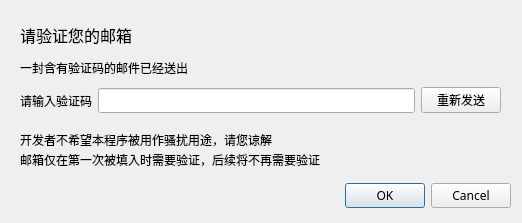
<?xml version="1.0" encoding="UTF-8"?>
<ui version="4.0">
 <class>Dialog</class>
 <widget class="QDialog" name="Dialog">
  <property name="geometry">
   <rect>
    <x>0</x>
    <y>0</y>
    <width>522</width>
    <height>223</height>
   </rect>
  </property>
  <property name="font">
   <font>
    <family>微软雅黑</family>
   </font>
  </property>
  <property name="windowTitle">
   <string>Dialog</string>
  </property>
  <widget class="QDialogButtonBox" name="buttonBox">
   <property name="geometry">
    <rect>
     <x>170</x>
     <y>180</y>
     <width>341</width>
     <height>32</height>
    </rect>
   </property>
   <property name="orientation">
    <enum>Qt::Horizontal</enum>
   </property>
   <property name="standardButtons">
    <set>QDialogButtonBox::Cancel|QDialogButtonBox::Ok</set>
   </property>
  </widget>
  <widget class="QLabel" name="label">
   <property name="geometry">
    <rect>
     <x>20</x>
     <y>20</y>
     <width>301</width>
     <height>61</height>
    </rect>
   </property>
   <property name="text">
    <string>&lt;html&gt;&lt;head/&gt;&lt;body&gt;&lt;p&gt;&lt;span style=&quot; font-size:12pt;&quot;&gt;请验证您的邮箱&lt;/span&gt;&lt;/p&gt;&lt;p&gt;一封含有验证码的邮件已经送出&lt;/p&gt;&lt;/body&gt;&lt;/html&gt;</string>
   </property>
  </widget>
  <widget class="QWidget" name="horizontalLayoutWidget">
   <property name="geometry">
    <rect>
     <x>20</x>
     <y>80</y>
     <width>481</width>
     <height>41</height>
    </rect>
   </property>
   <layout class="QHBoxLayout" name="horizontalLayout">
    <item>
     <widget class="QLabel" name="label_2">
      <property name="text">
       <string>请输入验证码</string>
      </property>
     </widget>
    </item>
    <item>
     <widget class="QLineEdit" name="varifyCodeLE"/>
    </item>
    <item>
     <widget class="QPushButton" name="resendBtn">
      <property name="enabled">
       <bool>true</bool>
      </property>
      <property name="text">
       <string>重新发送</string>
      </property>
      <property name="checkable">
       <bool>false</bool>
      </property>
     </widget>
    </item>
   </layout>
  </widget>
  <widget class="QLabel" name="label_3">
   <property name="geometry">
    <rect>
     <x>20</x>
     <y>130</y>
     <width>481</width>
     <height>21</height>
    </rect>
   </property>
   <property name="text">
    <string>&lt;html&gt;&lt;head/&gt;&lt;body&gt;&lt;p&gt;开发者不希望本程序被用作骚扰用途，请您谅解&lt;/p&gt;&lt;/body&gt;&lt;/html&gt;</string>
   </property>
  </widget>
  <widget class="QLabel" name="label_4">
   <property name="geometry">
    <rect>
     <x>20</x>
     <y>150</y>
     <width>481</width>
     <height>21</height>
    </rect>
   </property>
   <property name="text">
    <string>&lt;html&gt;&lt;head/&gt;&lt;body&gt;&lt;p&gt;邮箱仅在第一次被填入时需要验证，后续将不再需要验证&lt;/p&gt;&lt;/body&gt;&lt;/html&gt;</string>
   </property>
  </widget>
 </widget>
 <resources/>
 <connections>
  <connection>
   <sender>buttonBox</sender>
   <signal>accepted()</signal>
   <receiver>Dialog</receiver>
   <slot>accept()</slot>
   <hints>
    <hint type="sourcelabel">
     <x>248</x>
     <y>254</y>
    </hint>
    <hint type="destinationlabel">
     <x>157</x>
     <y>274</y>
    </hint>
   </hints>
  </connection>
  <connection>
   <sender>buttonBox</sender>
   <signal>rejected()</signal>
   <receiver>Dialog</receiver>
   <slot>reject()</slot>
   <hints>
    <hint type="sourcelabel">
     <x>316</x>
     <y>260</y>
    </hint>
    <hint type="destinationlabel">
     <x>286</x>
     <y>274</y>
    </hint>
   </hints>
  </connection>
  <connection>
   <sender>resendBtn</sender>
   <signal>clicked()</signal>
   <receiver>Dialog</receiver>
   <slot>accept()</slot>
   <hints>
    <hint type="sourcelabel">
     <x>453</x>
     <y>99</y>
    </hint>
    <hint type="destinationlabel">
     <x>260</x>
     <y>111</y>
    </hint>
   </hints>
  </connection>
 </connections>
</ui>
